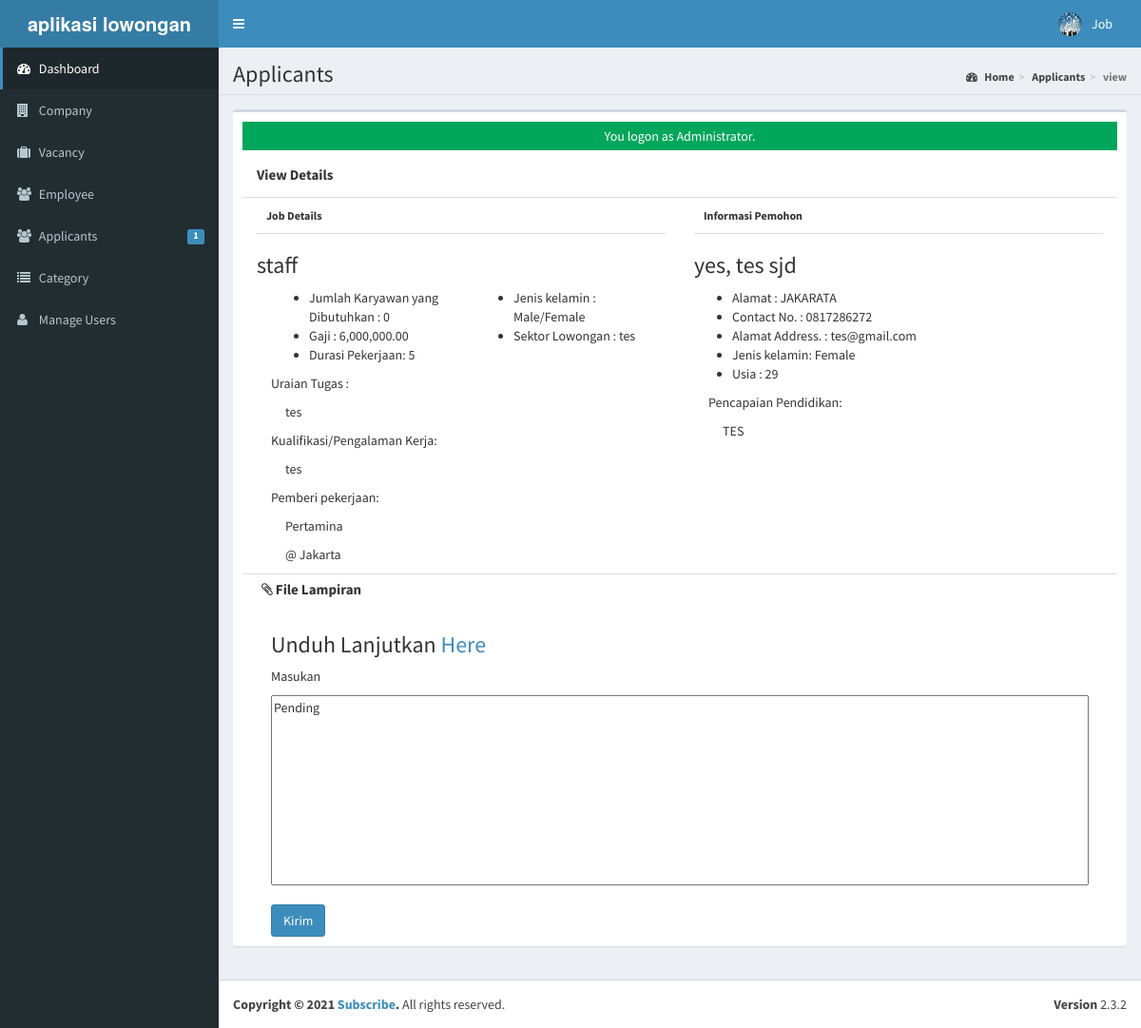
Page /admin/applicants/index.php?view=view&id=3 (signed in) on the committed database.
### tables this page shows
CREATE TABLE `tblusers` (
  `USERID` varchar(30) NOT NULL,
  `FULLNAME` varchar(40) NOT NULL,
  `USERNAME` varchar(90) NOT NULL,
  `PASS` varchar(90) NOT NULL,
  `ROLE` varchar(30) NOT NULL,
  `PICLOCATION` varchar(255) NOT NULL
);

CREATE TABLE `tbljob` (
  `JOBID` int(11) NOT NULL,
  `COMPANYID` int(11) NOT NULL,
  `CATEGORY` varchar(250) NOT NULL,
  `OCCUPATIONTITLE` varchar(90) NOT NULL,
  `REQ_NO_EMPLOYEES` int(11) NOT NULL,
  `SALARIES` double NOT NULL,
  `DURATION_EMPLOYEMENT` varchar(90) NOT NULL,
  `QUALIFICATION_WORKEXPERIENCE` text NOT NULL,
  `JOBDESCRIPTION` text NOT NULL,
  `PREFEREDSEX` varchar(30) NOT NULL,
  `SECTOR_VACANCY` text NOT NULL,
  `JOBSTATUS` varchar(90) NOT NULL,
  `DATEPOSTED` datetime NOT NULL
);

CREATE TABLE `tblcompany` (
  `COMPANYID` int(11) NOT NULL,
  `COMPANYNAME` varchar(90) NOT NULL,
  `COMPANYADDRESS` varchar(90) NOT NULL,
  `COMPANYCONTACTNO` varchar(30) NOT NULL,
  `COMPANYSTATUS` varchar(90) NOT NULL,
  `COMPANYMISSION` text NOT NULL
);

CREATE TABLE `tblapplicants` (
  `APPLICANTID` int(11) NOT NULL,
  `FNAME` varchar(90) NOT NULL,
  `LNAME` varchar(90) NOT NULL,
  `MNAME` varchar(90) NOT NULL,
  `ADDRESS` varchar(255) NOT NULL,
  `SEX` varchar(11) NOT NULL,
  `CIVILSTATUS` varchar(30) NOT NULL,
  `BIRTHDATE` date NOT NULL,
  `BIRTHPLACE` varchar(255) NOT NULL,
  `AGE` int(2) NOT NULL,
  `USERNAME` varchar(90) NOT NULL,
  `PASS` varchar(90) NOT NULL,
  `EMAILADDRESS` varchar(90) NOT NULL,
  `CONTACTNO` varchar(90) NOT NULL,
  `DEGREE` text NOT NULL,
  `APPLICANTPHOTO` varchar(255) NOT NULL,
  `NATIONALID` varchar(255) NOT NULL
);

CREATE TABLE `tbljobregistration` (
  `REGISTRATIONID` int(11) NOT NULL,
  `COMPANYID` int(11) NOT NULL,
  `JOBID` int(11) NOT NULL,
  `APPLICANTID` int(11) NOT NULL,
  `APPLICANT` varchar(90) NOT NULL,
  `REGISTRATIONDATE` date NOT NULL,
  `REMARKS` varchar(255) NOT NULL DEFAULT 'Pending',
  `FILEID` varchar(30) DEFAULT NULL,
  `PENDINGAPPLICATION` tinyint(1) NOT NULL DEFAULT 1,
  `HVIEW` tinyint(1) NOT NULL DEFAULT 1,
  `DATETIMEAPPROVED` datetime NOT NULL
);

### admin/applicants/index.php (called while the page is built, shortened)
<?php
require_once("../../include/initialize.php");
 $title="Applicants";
require_once ("../theme/templates.php");
?>

### include/database.php (called while the page is built, shortened)
<?php
class Database {
	var $sql_string = '';
	private $conn;
	public function open_connection() {
		$this->conn = mysqli_connect(server,user,pass);
		if(!$this->conn){
			echo "Problem in database connection! Contact administrator!";
			exit();
		}else{
			$db_select = mysqli_select_db($this->conn,database_name);
		}
	}
	function setQuery($sql='') {
		$this->sql_string=$sql;
	}
	function executeQuery() {
		$result = mysqli_query($this->conn,$this->sql_string);
		return $result;
	}
	private function confirm_query($result) {
		return $result;
	}
	function loadSingleResult() {
		$cur = $this->executeQuery();
		while ($row = mysqli_fetch_object($cur)) {
		return $data = $row;
		}
	}
}
$mydb = new Database();
?>

### include/accounts.php (called while the page is built, shortened)
<?php
require_once(LIB_PATH.DS.'database.php');
class User {
	protected static  $tblname = "tblusers";
	function single_user($id=""){
			global $mydb;
			$mydb->setQuery("SELECT * FROM ".self::$tblname."
				Where USERID= '{$id}' LIMIT 1");
			$cur = $mydb->loadSingleResult();
			return $cur;
	}
}
?>

### include/function.php (called while the page is built, shortened)
<?php
function currentpage(){
		$this_page = $_SERVER['SCRIPT_NAME'];
	    $bits = explode('/',$this_page);
		 return $bits[3];
	}
		?>

### include/jobregistration.php (called while the page is built, shortened)
<?php
require_once(LIB_PATH.DS.'database.php');
class JobRegistration {
	protected static  $tblname = "tbljobregistration";
	function single_jobregistration($id=""){
			global $mydb;
			$mydb->setQuery("SELECT * FROM ".self::$tblname."
				Where REGISTRATIONID= '{$id}' LIMIT 1");
			$cur = $mydb->loadSingleResult();
			return $cur;
	}
}
?>

### include/job.php (called while the page is built, shortened)
<?php
require_once(LIB_PATH.DS.'database.php');
class Jobs {
	protected static  $tblname = "tbljob";
	function single_job($id=""){
			global $mydb;
			$mydb->setQuery("SELECT * FROM ".self::$tblname."
				Where JOBID= '{$id}' LIMIT 1");
			$cur = $mydb->loadSingleResult();
			return $cur;
	}
}
?>

### include/companies.php (called while the page is built, shortened)
<?php
require_once(LIB_PATH.DS.'database.php');
class Company {
	protected static  $tblname = "tblcompany";
	function single_company($id=""){
			global $mydb;
			$mydb->setQuery("SELECT * FROM ".self::$tblname."
				Where COMPANYID= '{$id}' LIMIT 1");
			$cur = $mydb->loadSingleResult();
			return $cur;
	}
}
?>

### include/applicant.php (called while the page is built, shortened)
<?php
require_once(LIB_PATH.DS.'database.php');
class Applicants {
	protected static  $tblname = "tblapplicants";
	function single_applicant($id=""){
			global $mydb;
			$mydb->setQuery("SELECT * FROM ".self::$tblname."
				Where APPLICANTID= '{$id}' LIMIT 1");
			$cur = $mydb->loadSingleResult();
			return $cur;
	}
}
?>

### admin/applicants/view.php (the view, shortened to what this page needs)
<?php
global $mydb;
	$red_id = isset($_GET['id']) ? $_GET['id'] : '';
	$jobregistration = New JobRegistration();
	$jobreg = $jobregistration->single_jobregistration($red_id);
	$applicant = new Applicants();
	$appl = $applicant->single_applicant($jobreg->APPLICANTID);
	$jobvacancy = New Jobs();
	$job = $jobvacancy->single_job($jobreg->JOBID);
	$company = new Company();
	$comp = $company->single_company($jobreg->COMPANYID);
	$sql = "SELECT * FROM `tblattachmentfile` WHERE `FILEID`=" .$jobreg->FILEID;
	$mydb->setQuery($sql);
	$attachmentfile = $mydb->loadSingleResult();
?>
<form action="controller.php?action=approve" method="POST">
<div class="col-sm-12 content-header" style="">View Details</div>
<div class="col-sm-6 content-body" >
	<p>Job Details</p>
	<h3><?php echo $job->OCCUPATIONTITLE; ?></h3>
	<div class="col-sm-6">
		<ul>
            <li><i class="fp-ht-bed"></i>Jumlah Karyawan yang Dibutuhkan : <?php echo $job->REQ_NO_EMPLOYEES; ?></li>
            <li><i class="fp-ht-food"></i>Gaji : <?php echo number_format($job->SALARIES,2);  ?></li>
            <li><i class="fa fa-sun-"></i>Durasi Pekerjaan: <?php echo $job->DURATION_EMPLOYEMENT; ?></li>
        </ul>
	</div>
	<div class="col-sm-6">
		<ul>
            <li><i class="fp-ht-tv"></i>Jenis kelamin : <?php echo $job->PREFEREDSEX; ?></li>
            <li><i class="fp-ht-computer"></i>Sektor Lowongan : <?php echo $job->SECTOR_VACANCY; ?></li>
        </ul>
	</div>
	<div class="col-sm-12">
		<p>Uraian Tugas : </p>
		<p style="margin-left: 15px;"><?php echo $job->JOBDESCRIPTION;?></p>
	</div>
	<div class="col-sm-12">
		<p>Kualifikasi/Pengalaman Kerja: </p>
		<p style="margin-left: 15px;"><?php echo $job->QUALIFICATION_WORKEXPERIENCE; ?></p>
	</div>
	<div class="col-sm-12">
		<p>Pemberi pekerjaan: </p>
		<p style="margin-left: 15px;"><?php echo $comp->COMPANYNAME ; ?></p>
		<p style="margin-left: 15px;">@ <?php echo $comp->COMPANYADDRESS ; ?></p>
	</div>
</div>
<div class="col-sm-6 content-body" >
	<p>Informasi Pemohon</p>
	<h3> <?php echo $appl->LNAME. ', ' .$appl->FNAME . ' ' . $appl->MNAME;?></h3>
	<ul>
		<li>Alamat : <?php echo $appl->ADDRESS; ?></li>
		<li>Contact No. : <?php echo $appl->CONTACTNO;?></li>
		<li>Alamat Address. : <?php echo $appl->EMAILADDRESS;?></li>
		<li>Jenis kelamin: <?php echo $appl->SEX;?></li>
		<li>Usia : <?php echo $appl->AGE;?></li>
	</ul>
	<div class="col-sm-12">
		<p>Pencapaian Pendidikan: </p>
		<p style="margin-left: 15px;"><?php echo $appl->DEGREE;?></p>
	</div>
</div>
<div class="col-sm-12 content-footer">
<p><i class="fa fa-paperclip"></i>  File Lampiran</p>
	<div class="col-sm-12 slider">
		 <h3>Unduh Lanjutkan <a href="<?php echo web_root.'applicant/'.$attachmentfile->FILE_LOCATION; ?>">Here</a></h3>
	</div>
	<div class="col-sm-12">
		<p>Masukan</p>
		<textarea class="input-group" name="REMARKS"><?php echo isset($jobreg->REMARKS) ? $jobreg->REMARKS : ""; ?></textarea>
	</div>
	<div class="col-sm-12  submitbutton ">
		<button type="submit" name="submit" class="btn btn-primary">Kirim</button>
	</div>
</div>
</form>

### admin/theme/templates.php (shortened to what this page needs)
<!DOCTYPE html>
<html>
    <head>
        <link rel="stylesheet" href="<?php echo web_root;?>bootstrap/css/bootstrap.min.css">
        <link rel="stylesheet" href="<?php echo web_root;?>plugins/font-awesome/css/font-awesome.min.css">
        <link rel="stylesheet" href="<?php echo web_root;?>dist/css/AdminLTE.min.css">
        <link rel="stylesheet" href="<?php echo web_root;?>dist/css/skins/_all-skins.min.css">
        <link rel="stylesheet" href="<?php echo web_root;?>plugins/iCheck/flat/blue.css">
        <link rel="stylesheet" href="<?php echo web_root;?>plugins/morris/morris.css">
        <link rel="stylesheet" href="<?php echo web_root;?>plugins/jvectormap/jquery-jvectormap-1.2.2.css">
        <link href="<?php echo web_root; ?>plugins/datepicker/bootstrap-datetimepicker.min.css" rel="stylesheet" media="screen">
        <link rel="stylesheet" href="<?php echo web_root;?>plugins/dataTables/jquery.dataTables.min.css">
        <link rel="stylesheet" href="<?php echo web_root;?>plugins/bootstrap-wysihtml5/bootstrap3-wysihtml5.min.css">
    </head>
 <body class="hold-transition skin-blue fixed sidebar-mini">
<div class="wrapper">
  <header class="main-header">
    <a href="<?php echo web_root;?>/admin/" class="logo">
      <span class="logo-lg"><b>aplikasi lowongan pekerjaan</b></span>
    </a>
    <nav class="navbar navbar-static-top" role="navigation">
      <a href="#" class="sidebar-toggle" data-toggle="offcanvas" role="button">
      </a>
      <div class="navbar-custom-menu">
        <ul class="nav navbar-nav">
          <?php
              $user = New User();
              $singleuser = $user->single_user($_SESSION['ADMIN_USERID']);
          ?>
          <li class="dropdown user user-menu" style="padding-right: 15px;"  >
            <a href="#" class="dropdown-toggle" data-toggle="dropdown">
              <img src="<?php echo web_root.'admin/user/'. $singleuser->PICLOCATION;?>" class="user-image" alt="User Image">
              <span class="hidden-xs"><?php echo $singleuser->FULLNAME; ?></span>
            </a>
          </li>
        </ul>
      </div>
    </nav>
  </header>
  <aside class="main-sidebar">
    <section class="sidebar">
      <ul class="sidebar-menu">
        <li  class="<?php echo (currentpage() == 'index.php') ? "active" : false;?>" >
          <a href="<?php echo web_root ;?>admin/">
            <i class="fa fa-dashboard"></i> <span>Dashboard</span>
          </a>
        </li>
        <li class="<?php echo (currentpage() == 'company') ? "active" : false;?>" >
          <a href="<?php echo web_root ;?>admin/company/">
            <i class="fa fa-building"></i> <span>Company</span>
          </a>
        </li>
        <li class="<?php echo (currentpage() == 'vacancy') ? "active" : false;?>" >
          <a href="<?php echo web_root ;?>admin/vacancy/">
            <i class="fa fa-suitcase"></i> <span>Vacancy</span>
          </a>
        </li>
        <li class="<?php echo (currentpage() == 'employee') ? "active" : false;?>" >
          <a href="<?php echo web_root ;?>admin/employee/">
            <i class="fa fa-users"></i> <span>Employee</span>
          </a>
        </li>
        <li class="<?php echo (currentpage() == 'applicants') ? "active" : false;?>" >
          <a href="<?php echo web_root ;?>admin/applicants/">
            <i class="fa fa-users"></i> <span>Applicants</span>
            <span class="label label-primary pull-right">
              <?php
                $sql = "SELECT count(*) as 'APPL' FROM `tbljobregistration` WHERE `PENDINGAPPLICATION`=1";
                $mydb->setQuery($sql);
                $pending = $mydb->loadSingleResult();
                echo $pending->APPL;
              ?>
            </span>
          </a>
        </li>
        <li class="<?php echo (currentpage() == 'category') ? "active" : false;?>" >
          <a href="<?php echo web_root ;?>admin/category/">
            <i class="fa fa-list"></i> <span>Category</span>
          </a>
        </li>
         <li class="<?php echo (currentpage() == 'user') ? "active" : false;?>">
          <a href="<?php echo web_root; ?>admin/user/">
            <i class="fa fa-user"></i> <span>Manage Users</span> </a>
        </li>
      </ul>
    </section>
  </aside>
  <div class="content-wrapper">
  <section class="content-header">
      <h1>
        <?php echo isset($title) ? $title : ''; ?>
      </h1>
      <ol class="breadcrumb">
        <?php
          if ($title!='Home') {
            $active_title = '';
            if (isset($_GET['view'])) {
              $active_title = '<li class='.$active_title.'><a href="index.php">'.$title.'</a></li>';
            }else{
              $active_title = '<li class='.$active_title.'>'.$title.'</li>';
            }
            echo '<li><a href='.web_root.'admin/><i class="fa fa-dashboard"></i> Home</a></li>';
            echo  $active_title;
            echo  isset($_GET['view']) ? '<li class="active">'.$_GET['view'].'</li>' : '';
          }
        ?>
      </ol>
    </section>
         <section class="content">
          <div class="row">
            <div class="col-xs-12">
              <div class="box">
                <div class="box-body">
              <?php
               require_once $content;
               ?>
             </div>
             </div>
           </div>
         </div>
         </section>
 </div>
  <footer class="main-footer">
    <div class="pull-right hidden-xs">
      <b>Version</b> 2.3.2
    </div>
    <strong>Copyright &copy; 2021 <a href="#">Subscribe</a>.</strong> All rights
    reserved.
  </footer>
    </body>
</html>

### admin/applicants/view.php (style rules this page uses)
.content-header { min-height: 50px; border-bottom: 1px solid #ddd; font-size: 15px; font-weight: bold; }
.content-body { min-height: 350px; }
.content-body >p { padding:10px; font-size: 12px; font-weight: bold; border-bottom: 1px solid #ddd; }
.content-footer { min-height: 100px; border-top: 1px solid #ddd; }
.content-footer > p { padding:5px; font-size: 15px; font-weight: bold; }
.content-footer textarea { width: 100%; height: 200px; }
.content-footer .submitbutton { margin-top: 20px; }

### rows in the picture
tblusers: PICLOCATION (picture), FULLNAME "Job"
tbljob: OCCUPATIONTITLE "staff", REQ_NO_EMPLOYEES "0", SALARIES "6,000,000.00", DURATION_EMPLOYEMENT "5", PREFEREDSEX "Male/Female", SECTOR_VACANCY "tes", JOBDESCRIPTION "tes", QUALIFICATION_WORKEXPERIENCE "tes"
tblcompany: COMPANYNAME "Pertamina", COMPANYADDRESS "Jakarta"
tblapplicants: LNAME "yes", FNAME "tes", MNAME "sjd", ADDRESS "JAKARATA", CONTACTNO "0817286272", EMAILADDRESS "tes@gmail.com", SEX "Female", AGE "29", DEGREE "TES"
tbljobregistration: REMARKS "Pending"

### other values in the picture
$pending->APPL "1"
$title "Applicants"
$_GET['view'] "view"
$_SESSION['message'] "You logon as Administrator."
